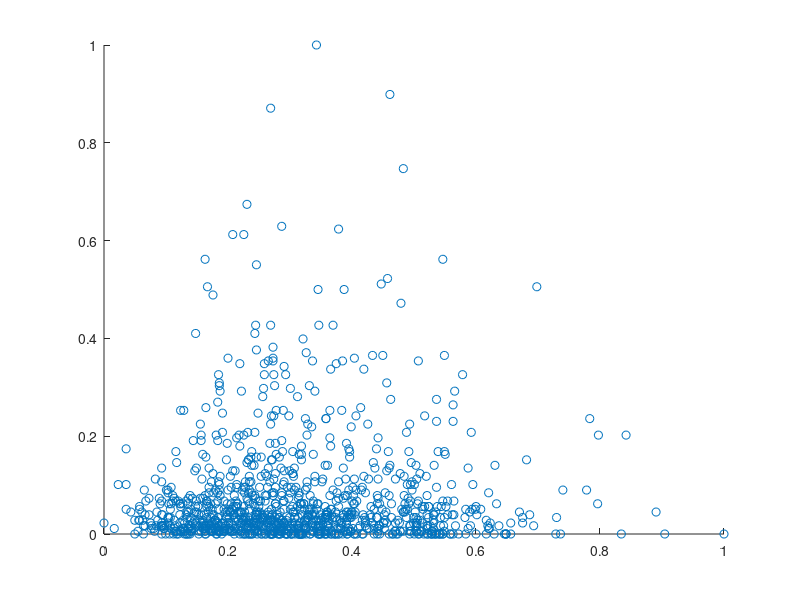

The MATLAB source for this figure:
% Robin Touche
% Homework 0 - Assignment 2.2

X = load('./dataset0.txt');

Xcov  = cov (X);
Xcorr = corr(X);

Tmp = bsxfun(@minus, X, min(X));
Y = bsxfun(@rdivide, Tmp, max(Tmp));

Ycov  = cov (Y);
Ycorr = corr(Y);

[x1, x2] = find(Ycorr == min(Ycorr(:)));
tmp = Y(:, x1);

scatter(tmp(:,2), tmp(:,1));
